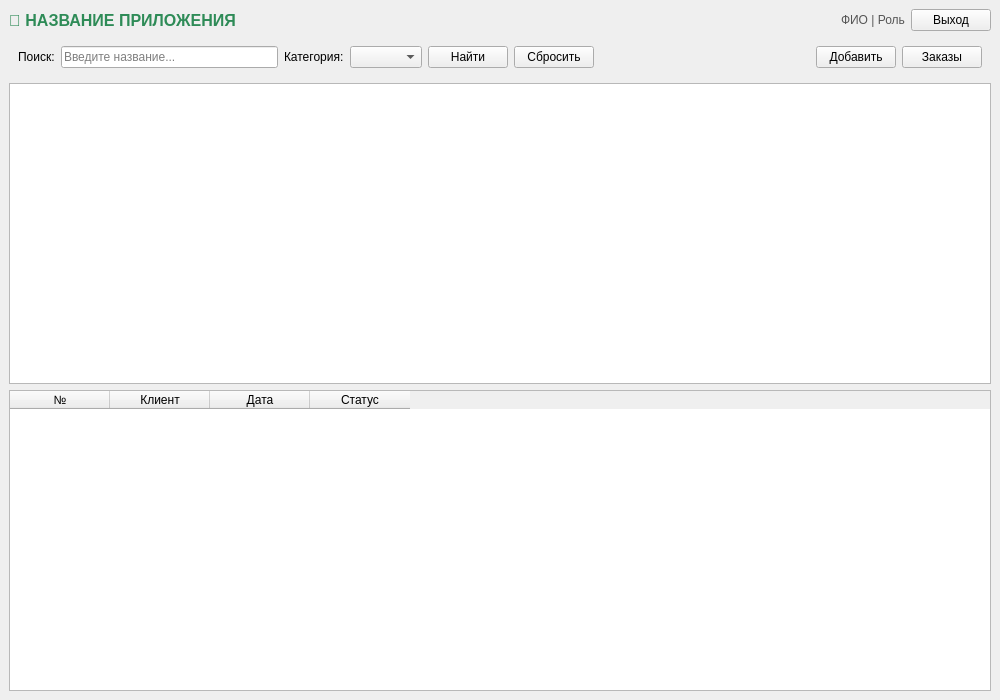
<?xml version="1.0" encoding="UTF-8"?>
<ui version="4.0">
 <class>MainWindow</class>
 <widget class="QMainWindow" name="MainWindow">
  <property name="geometry">
   <rect>
    <x>0</x>
    <y>0</y>
    <width>1000</width>
    <height>700</height>
   </rect>
  </property>
  <property name="windowTitle">
   <string>Главное окно</string>
  </property>
  <widget class="QWidget" name="centralwidget">
   <layout class="QVBoxLayout" name="verticalLayout">
    <!-- Верхняя панель -->
    <item>
     <layout class="QHBoxLayout" name="topPanel">
      <item>
       <widget class="QLabel" name="labelLogo">
        <property name="text">
         <string>👟 НАЗВАНИЕ ПРИЛОЖЕНИЯ</string>
        </property>
        <property name="styleSheet">
         <string notr="true">font-size: 16px; font-weight: bold; color: #2E8B57;</string>
        </property>
       </widget>
      </item>
      <item>
       <spacer name="horizontalSpacer">
        <property name="orientation">
         <enum>Qt::Horizontal</enum>
        </property>
        <property name="sizeHint" stdset="0">
         <size>
          <width>40</width>
          <height>20</height>
         </size>
        </property>
       </spacer>
      </item>
      <item>
       <widget class="QLabel" name="labelUserInfo">
        <property name="text">
         <string>ФИО | Роль</string>
        </property>
        <property name="styleSheet">
         <string notr="true">font-size: 12px; color: #555;</string>
        </property>
       </widget>
      </item>
      <item>
       <widget class="QPushButton" name="btnLogout">
        <property name="text">
         <string>Выход</string>
        </property>
       </widget>
      </item>
     </layout>
    </item>
    <!-- Панель фильтров -->
    <item>
     <widget class="QWidget" name="filterPanel">
      <layout class="QHBoxLayout" name="filterLayout">
       <item>
        <widget class="QLabel" name="labelSearch">
         <property name="text">
          <string>Поиск:</string>
         </property>
        </widget>
       </item>
       <item>
        <widget class="QLineEdit" name="lineEditSearch">
         <property name="placeholderText">
          <string>Введите название...</string>
         </property>
        </widget>
       </item>
       <item>
        <widget class="QLabel" name="labelCategory">
         <property name="text">
          <string>Категория:</string>
         </property>
        </widget>
       </item>
       <item>
        <widget class="QComboBox" name="comboBoxCategory"/>
       </item>
       <item>
        <widget class="QPushButton" name="btnSearch">
         <property name="text">
          <string>Найти</string>
         </property>
        </widget>
       </item>
       <item>
        <widget class="QPushButton" name="btnReset">
         <property name="text">
          <string>Сбросить</string>
         </property>
        </widget>
       </item>
       <item>
        <spacer name="filterSpacer">
         <property name="orientation">
          <enum>Qt::Horizontal</enum>
         </property>
         <property name="sizeHint" stdset="0">
          <size>
           <width>40</width>
           <height>20</height>
          </size>
         </property>
        </spacer>
       </item>
       <item>
        <widget class="QPushButton" name="btnAddProduct">
         <property name="text">
          <string>Добавить</string>
         </property>
        </widget>
       </item>
       <item>
        <widget class="QPushButton" name="btnOrders">
         <property name="text">
          <string>Заказы</string>
         </property>
        </widget>
       </item>
      </layout>
     </widget>
    </item>
    <!-- Список товаров -->
    <item>
     <widget class="QListWidget" name="listWidgetProducts">
      <property name="spacing">
       <number>5</number>
      </property>
     </widget>
    </item>
    <!-- Таблица заказов -->
    <item>
     <widget class="QTableWidget" name="tableWidgetOrders">
      <property name="visible">
       <bool>false</bool>
      </property>
      <column>
       <property name="text">
        <string>№</string>
       </property>
      </column>
      <column>
       <property name="text">
        <string>Клиент</string>
       </property>
      </column>
      <column>
       <property name="text">
        <string>Дата</string>
       </property>
      </column>
      <column>
       <property name="text">
        <string>Статус</string>
       </property>
      </column>
     </widget>
    </item>
   </layout>
  </widget>
 </widget>
 <resources/>
 <connections/>
</ui>
